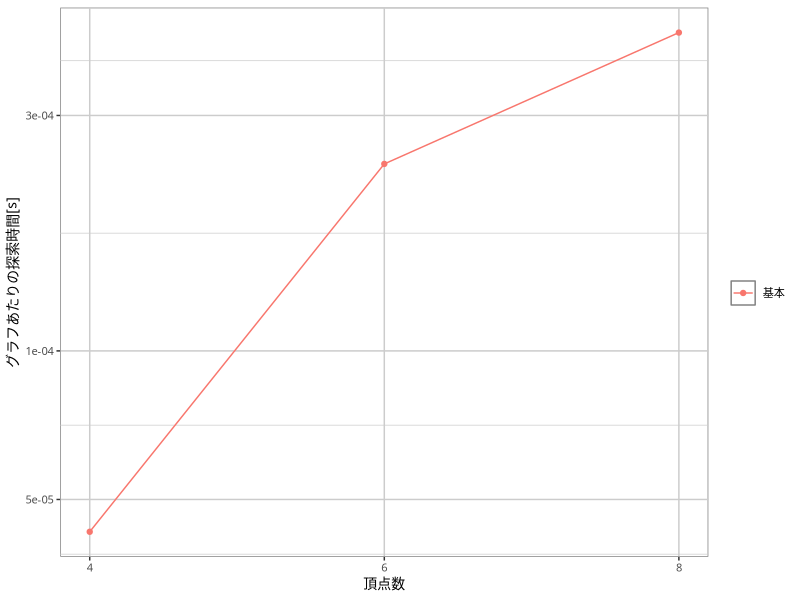

Generate this figure with R:
library(readr)
library(dplyr)
library(ggplot2)

data <- read_csv('cmp-algo-full-mws.csv') %>%
  filter(d == 3, bdr == 'basic' & mgr == 'basic') %>%
  mutate(mtd = 'basic') %>%
  mutate(time_per_graph = `time` / n_graph) %>%
  select(n, d, mtd, time_per_graph)

gp <- ggplot(data, aes(n, time_per_graph, color=mtd)) +
  geom_point() +
  geom_line() +
  scale_x_continuous(name = '頂点数',
                     breaks = data$n,
                     minor_breaks = NULL,
                     labels = as.character(data$n)) +
  scale_y_continuous(name = 'グラフあたりの探索時間[s]',
                     trans = 'log10') +
  scale_color_discrete(name = '',
                       breaks = c('basic'),
                       labels = c('基本')) +
  theme(text = element_text(family = 'IPAexGothic', size = 10),
        panel.background = element_rect(fill = 'white', colour = 'grey50'),
        panel.grid.major = element_line(colour = 'grey80'),
        panel.grid.minor = element_line(colour = 'grey80')
)

ggsave('the-basic-full-time.pdf', gp,
       width = 15, height = 10, units = 'cm',
       device = cairo_pdf)
